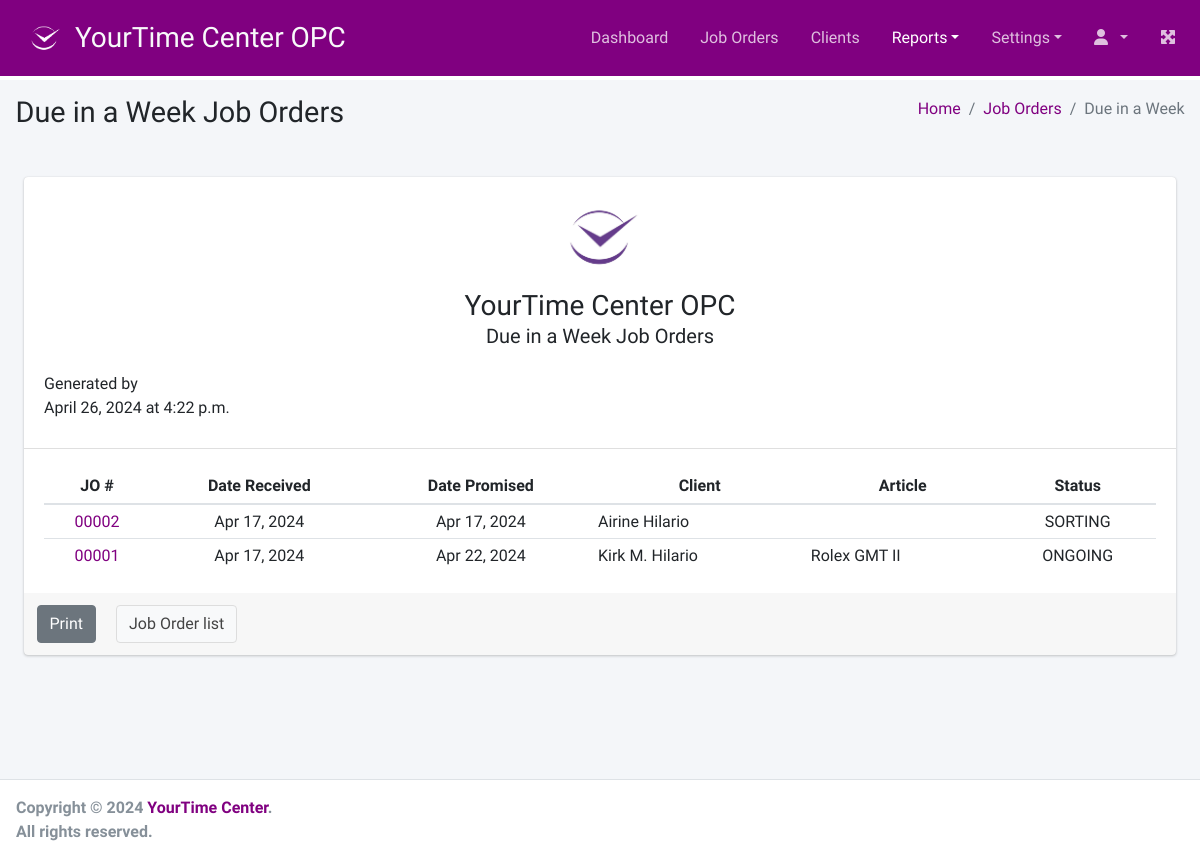
The page /reports/due on the database as committed earlier.
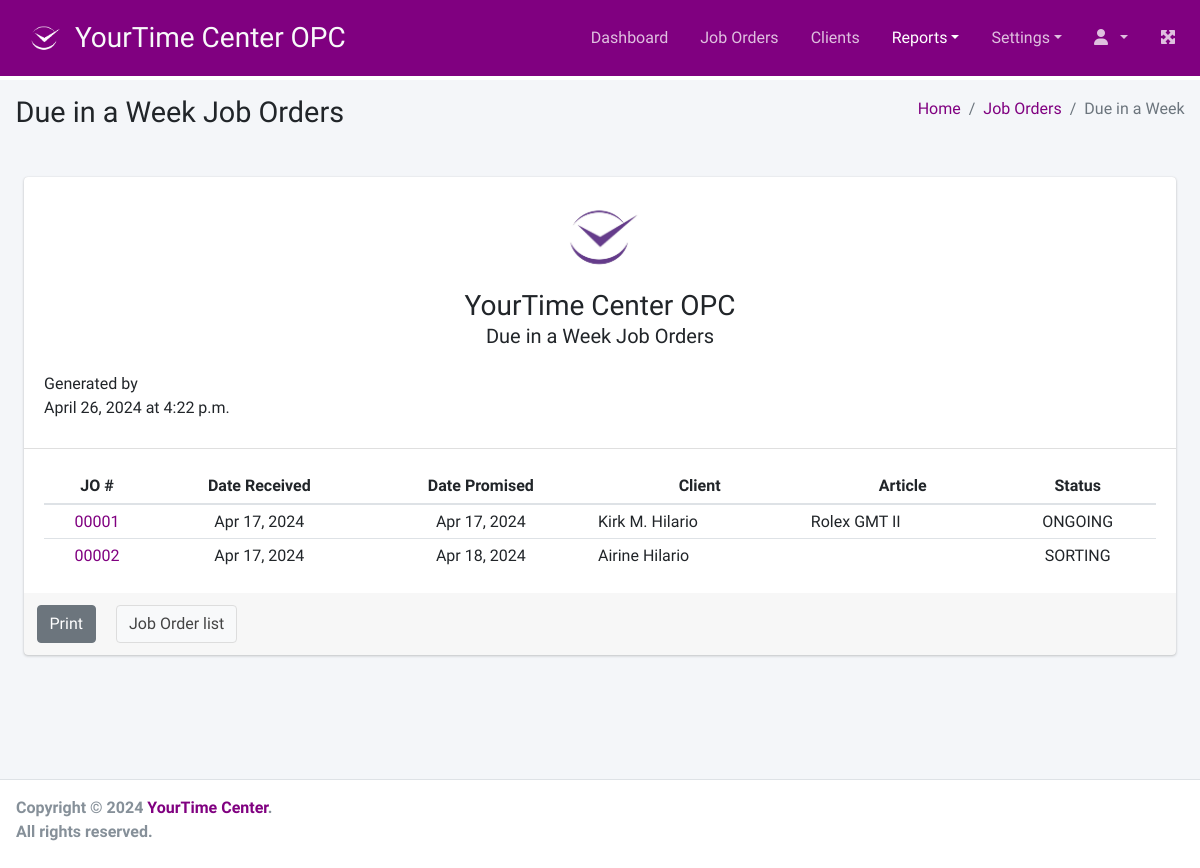
The same page on the database as committed later.
### joborder/models.py (models this page shows, shortened)
class JobOrder(models.Model):
    client = models.ForeignKey(
        Client,
        verbose_name=_("Client"),
        related_name="client_jo",
        on_delete=models.CASCADE
    )
    watch = models.OneToOneField(
        Watch,
        verbose_name=_("Watch"),
        related_name="watch_jo",
        on_delete=models.CASCADE,
        null=True, blank=True
    )
    repair_work = models.ForeignKey(
        RepairWork,
        verbose_name=_("Repair Work"),
        related_name="repair_work_jo",
        on_delete=models.CASCADE,
        null=True, blank=True
    )
    notices = models.TextField(
        _("Notices"),
        null=True, blank=True
    )
    condition = models.CharField(
        _("Condition"),
        max_length=254,
        null=True, blank=True
    )
    external_case_and_bracelet = models.ForeignKey(
        ExternalCaseAndBracelet,
        verbose_name=_("External Case and Bracelet"),
        related_name="case_bracelet_jo",
        on_delete=models.CASCADE,
        null=True, blank=True
    )
    warranty = models.ForeignKey(
        Warranty,
        verbose_name=_("Warranty"),
        related_name="warranty",
        on_delete=models.CASCADE,
        null=True, blank=True
    )
    assigned_technician = models.ForeignKey(
        Employee,
        verbose_name=_("Assigned Technician"),
        related_name="assigned_technician_jo",
        on_delete=models.CASCADE,
        null=True, blank=True
    )
    current_status = models.CharField(
        _("Current Status"),
        max_length=25,
        choices=JO_STATUS,
        default='SORTING'
    )
    created_at = models.DateField(auto_now_add=True)
    promise_date = models.DateField(
        _("Promise Date"),
        null=True, blank=True,
        default=timezone.now
    )
    objects = models.Manager()
    conditions = Conditions()
    overdues = OverDues()
    due_in_a_week = DueInAWeek()
    open_jobs = OpenJobOrders()

class Watch(models.Model):
    article = models.CharField(
        _("Article"),
        max_length=100,
        null=False, blank=False
    )
    serial_number = models.CharField(
        _("Serial Number"),
        max_length=100,
        null=True, blank=True
    )
    case_number = models.CharField(
        _("Case Number"),
        max_length=100,
        null=True, blank=True
    )
    dial = models.CharField(
        _("Dial"),
        max_length=100,
        null=True, blank=True
    )
    bracelet = models.CharField(
        _("Bracelet"),
        max_length=100,
        null=True, blank=True
    )
    component = models.CharField(
        _("Components"),
        max_length=100,
        null=True, blank=True
    )
    watch_movement = models.ForeignKey(
        WatchMovement,
        verbose_name=_("Watch Movement"),
        related_name="movement_watches",
        on_delete=models.CASCADE,
        null=True, blank=True
    )
    movement_caliber = models.ForeignKey(
        WatchCaliber,
        verbose_name=_("Movement Caliber"),
        related_name="caliber_watches",
        on_delete=models.CASCADE,
        null=True, blank=True
    )
    movement_number = models.CharField(
        _("Movement Number"),
        max_length=100,
        null=True, blank=True
    )
    aesthetic_defect = models.CharField(
        _("Aesthetic Defects"),
        max_length=254,
        null=True, blank=True
    )
    owner = models.ForeignKey(
        Client,
        verbose_name=_("Owner"),
        related_name="watch_owner",
        on_delete=models.CASCADE
    )
    for_him = models.BooleanField(
        _("For Him?"),
        default=True
    )
    for_her = models.BooleanField(
        _("For Her?"),
        default=True
    )
    objects = models.Manager()
    articles = Articles()
    dials = Dials()
    bracelets = Bracelets()
    components = Components()
    aesthetic_defects = AestheticDefects()

### client/models.py (models this page shows, shortened)
class Client(models.Model):
    name = models.CharField(
        _("Name"),
        max_length=254,
        null=False, blank=False
    )
    address = models.TextField()
    mob_num = models.CharField(
        _("Mobile Number"),
        max_length=100,
        null=False, blank=False)
    tel_num = models.CharField(
        _("Telephone Number"),
        max_length=100,
        null=True, blank=True)
    email = models.EmailField(
        _("Email Address"),
        max_length=254,
        null=True, blank=True)
    created_at = models.DateTimeField(auto_now_add=True)
    updated_at = models.DateTimeField(auto_now=True)
    is_active = models.BooleanField(default=True)
    def __str__(self):
        return self.name.title()

### report/views.py (the view)
# urls.py: path('due', views.due_report, name='jo_due_report'),
def due_report(request):
    type = request.GET.get('type')
    dues = JobOrder.overdues.all()
    if type == 'week':
        dues = JobOrder.due_in_a_week.all()
    context = {
        'dues': dues,
        'type': 'Past Due' if type == 'past' else 'Due in a Week',
    }
    return render(request, 'report/due.html', context=context)

### joborder/models.py (called while the page is built)
    def get_queryset(self):
        return super().get_queryset().filter(
            promise_date__lt=datetime.now().date()).filter(
                current_status__in=OPEN_STATUSES).order_by('promise_date')

### templates/report/due.html (shortened to what this page needs)
{% extends '../base.html' %}
{% load static %}
{% load humanize %}
{% load form_tags %}
{% block page_title %}{{ type }} Job Orders{% endblock page_title %}
{% block breadcrumb %}
    <li class="breadcrumb-item"><a href="{% url 'dashboard' %}">Home</a></li>
    <li class="breadcrumb-item"><a href="{% url 'jo_list' %}">Job Orders</a></li>
    <li class="breadcrumb-item active">{{ type }}</li>
{% endblock breadcrumb %}
{% block main_content %}
    <div class="card m-4">
        <div class="card-header text-center">
            <img src="{% static 'img/logo-purple.jpg' %}" alt="YourTime Center OPC" class="img-fluid" style="max-width: 100px;">
            <h3>YourTime Center OPC</h3>
            <h5 class="card-subtitle mb-2">{{ type }} Job Orders</h5>
            <div class="card-text mt-4 text-left">
                <p>Generated by {{ user.get_full_name }}<br />
                {% now "F j, Y" %} at {% now "P" %}</p>
            </div>
        </div>
        <div class="card-body">
            <table class="table table-hover table-sm">
                <thead>
                    <tr>
                        <th class="text-center">JO #</th>
                        <th class="text-center">Date Received</th>
                        <th class="text-center">Date Promised</th>
                        <th class="text-center">Client</th>
                        <th class="text-center">Article</th>
                        <th class="text-center">Status</th>
                    </tr>
                </thead>
                <tbody>
                    {% if dues %}
                        {% for due in dues %}
                            <tr>
                                <td class="text-center">
                                    <a href="{% url 'jo_details' due.pk %}">{{ due.pk|stringformat:"05d" }}</a>
                                </td>
                                <td class="text-center">{{ due.created_at|date:"M d, Y" }}</td>
                                <td class="text-center">{{ due.promise_date|date:"M d, Y" }}</td>
                                <td>{{ due.client }}</td>
                                <td>{{ due.watch.article }}</td>
                                <td class="text-center">{{ due.current_status }}</td>
                            </tr>
                        {% endfor %}
                    {% else %}
                    <tr>
                        <td colspan="6" class="text-center text-muted">No records found.</td>
                    </tr>
                    {% endif %}
                </tbody>
            </table>
        </div>
        <div class="card-footer no-print">
            <div class="row">
                <button type="button" class="btn btn-secondary card-link" onclick="window.print()">Print</button>
                <a href="{% url 'jo_list' %}" class="btn btn-default card-link">Job Order list</a>
            </div>
        </div>
    </div>
{% endblock main_content %}

### templates/base.html (shortened to what this page needs)
{% load static %}
<!DOCTYPE html>
<html lang="en">
<head>
  <link rel="stylesheet" href="https://cdn.jsdelivr.net/npm/bootstrap@4.6.2/dist/css/bootstrap.min.css">
  <link rel="stylesheet" href="https://code.ionicframework.com/ionicons/2.0.1/css/ionicons.min.css">
  <link rel="stylesheet" href="{% static 'dist/css/adminlte.min.css' %}">
  <link rel="stylesheet" type="text/css" href="https://cdnjs.cloudflare.com/ajax/libs/toastr.js/latest/css/toastr.min.css">
  <link rel="stylesheet" href="https://cdn.datatables.net/1.13.7/css/dataTables.bootstrap4.min.css">
  <link rel="stylesheet" href="{% static 'css/style.css' %}">
</head>
<body class="hold-transition layout-top-nav">
<div class="wrapper">
  <nav class="main-header navbar navbar-expand-lg navbar-dark fixed-top bg-theme">
    <a href="{% url 'dashboard' %}" class="brand-link">
        <img src="{% static 'img/logo.png' %}" alt="Logo" class="brand-image my-auto logo">&nbsp;
        <span class="h3 text-light">YourTime Center OPC</span>
    </a>
    <div class="collapse navbar-collapse" id="navbarSupportedContent">
      <ul class="navbar-nav ml-auto">
        {% include 'includes/topmenu.html' %}
        <li class="nav-item">
          <a class="nav-link" data-widget="fullscreen" href="#" role="button"> <i class="fas fa-expand-arrows-alt"></i> </a>
        </li>
      </ul>
    </nav>
  </div>
  <div class="content-wrapper" style="margin-top: 80px;">
    <div class="content-header">
      <div class="container-fluid">
        <div class="row mb-2">
          <div class="col-sm-6">
            <h1 class="m-0">{% block page_title %}{% endblock page_title %}</h1>
          </div>
          <div class="col-sm-6">
            <ol class="breadcrumb float-sm-right">
              {% block breadcrumb %}
              {% endblock breadcrumb %}
            </ol>
          </div>
        </div>
      </div>
    </div>
    {% block main_content %}
    {% endblock main_content %}
  </div>
  <footer class="main-footer no-print pb-2">
    <div class="float-left">
      <strong>Copyright &copy; 2024 <a href="#">YourTime Center</a>.</strong><br>
      <strong>All rights reserved.</strong>
      <br>&nbsp;
    </div>
  </footer>
</body>
</html>

### templates/includes/topmenu.html (shortened to what this page needs)
        <li class="nav-item my-auto">
            <a href="{% url 'dashboard' %}" class="nav-link" id="menu_dashboard">Dashboard</a>
        </li>
        <li class="nav-item my-auto">
            <a href="{% url 'jo_list' %}" class="nav-link" id="menu-jo">Job Orders</a>
        </li>
        <li class="nav-item my-auto">
            <a href="{% url 'client_list' %}" class="nav-link" id="menu-clients">Clients</a>
        </li>
        <li class="nav-item dropdown my-auto" id="menu-reports">
            <a id="dropdownReports" href="#" data-toggle="dropdown" aria-haspopup="true" aria-expanded="false" class="nav-link dropdown-toggle">Reports</a>
        </li>
        <li class="nav-item dropdown my-auto" id="menu-settings">
            <a id="dropdownSettings" href="#" data-toggle="dropdown" aria-haspopup="true" aria-expanded="false" class="nav-link dropdown-toggle">Settings</a>
        </li>
        <li class="nav-item dropdown my-auto" id="menu-account">
            <a id="dropdownAccount" href="#" data-toggle="dropdown" aria-haspopup="true" aria-expanded="false" class="nav-link dropdown-toggle"><i class="fa fa-user" aria-hidden="true"></i>&nbsp;&nbsp;{{ request.user.username|title }}</a>
        </li>

### static/css/style.css (style rules this page uses)
body { --primary-color: #800080; --secondary-color: #ADFF2F; }
a { color: var(--primary-color); }
.logo { border-radius: 50%; height: 64px; width: 64px; }
.navbar { border-bottom: none !important; }
.bg-theme { background-color: var(--primary-color) !important; }

Rows that differ between the two databases and show on the page:
changed JobOrder "ONGOING": promise_date "Apr 22, 2024" → "Apr 17, 2024"; moves up the list
changed JobOrder "SORTING": promise_date "Apr 17, 2024" → "Apr 18, 2024"
